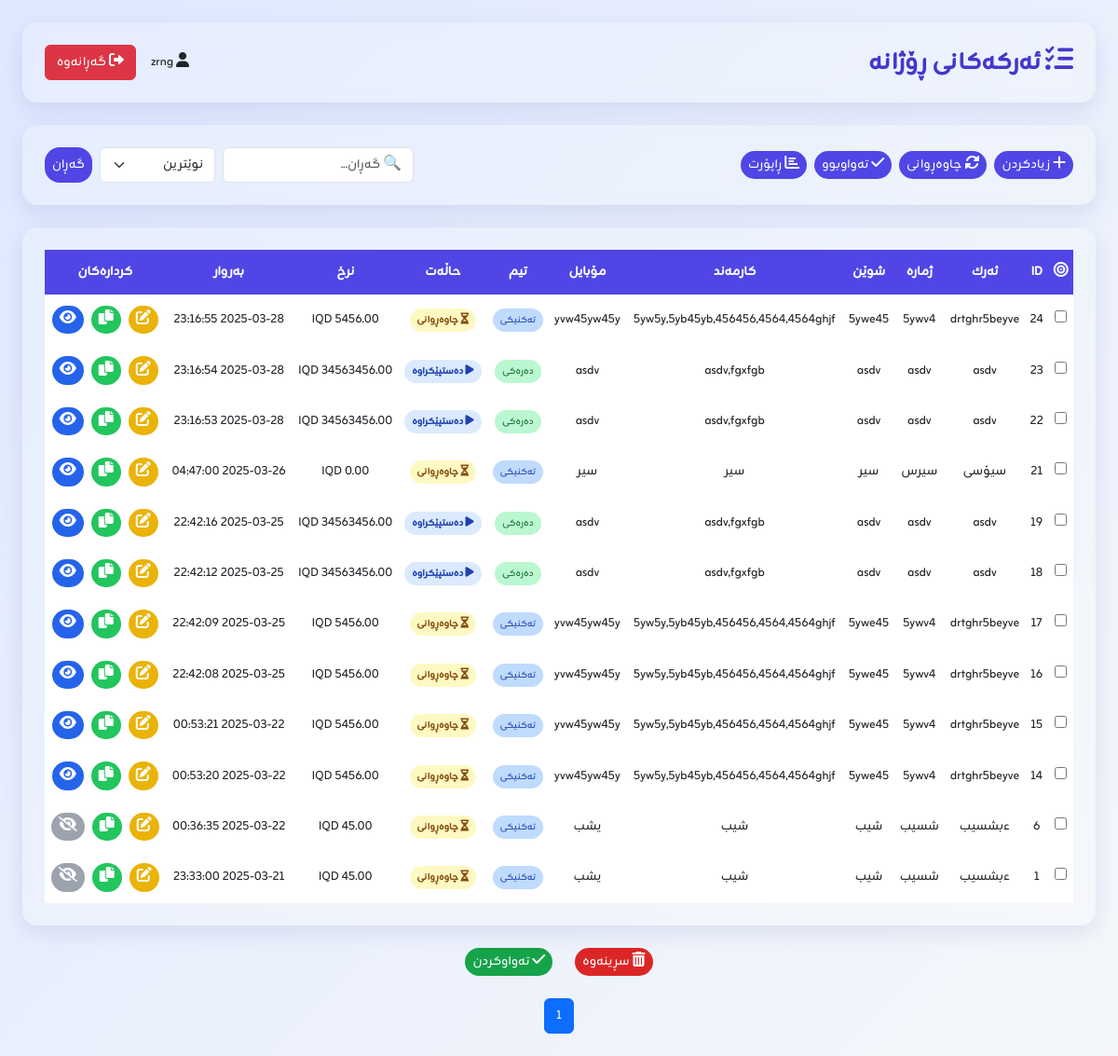
Page /views/tasks.php (signed in) on the committed database.
### tables this page shows
CREATE TABLE `tasks` (
  `id` int(11) NOT NULL AUTO_INCREMENT,
  `task_name` varchar(100) NOT NULL,
  `task_number` varchar(50) NOT NULL,
  `location` varchar(100) NOT NULL,
  `employee` text DEFAULT NULL,
  `mobile_number` varchar(20) DEFAULT NULL,
  `team` enum('تەکنیکی','دەرەکی') DEFAULT 'تەکنیکی',
  `status` enum('چاوەڕوانی','دەستپێکراوە','تەواوکراوە') DEFAULT 'چاوەڕوانی',
  `cost` decimal(10,2) DEFAULT NULL,
  `currency` varchar(10) DEFAULT 'IQD',
  `date` datetime NOT NULL,
  `files` text DEFAULT NULL,
  `completion_date` datetime DEFAULT NULL,
  `created_by` int(11) DEFAULT NULL,
  `created_at` timestamp NULL DEFAULT current_timestamp(),
  `image_url` int(11) NOT NULL,
  PRIMARY KEY (`id`),
  KEY `created_by` (`created_by`),
  CONSTRAINT `tasks_ibfk_1` FOREIGN KEY (`created_by`) REFERENCES `users` (`id`)
);

### views/tasks.php (the view, shortened to what this page needs)
<?php
include '../includes/db.php';
$username = $_SESSION['username'];
$order_by = 'id DESC';
$sort = 'newest';
$tasks_per_page = 20;
$page = isset($_GET['page']) ? (int)$_GET['page'] : 1;
$offset = ($page - 1) * $tasks_per_page;
$limit = $tasks_per_page;
$search = isset($_GET['search']) ? mysqli_real_escape_string($conn, $_GET['search']) : '';
$where_clause = "status != 'تەواوکراوە'";
$query_total = "SELECT COUNT(*) as total FROM tasks WHERE $where_clause";
$result_total = mysqli_query($conn, $query_total);
$total_tasks = mysqli_fetch_assoc($result_total)['total'];
$total_pages = ceil($total_tasks / $tasks_per_page);
$query = "SELECT * FROM tasks WHERE $where_clause ORDER BY $order_by LIMIT $limit OFFSET $offset";
$result = mysqli_query($conn, $query);
?>
<!DOCTYPE html>
<html lang="ku" dir="rtl">
<head>
    <link href="https://cdn.jsdelivr.net/npm/bootstrap@5.3.0/dist/css/bootstrap.rtl.min.css" rel="stylesheet">
    <script src="https://cdn.tailwindcss.com"></script>
    <link rel="stylesheet" href="https://cdnjs.cloudflare.com/ajax/libs/font-awesome/6.0.0-beta3/css/all.min.css">
</head>
<body class="p-4">
    <header class="glass max-w-7xl mx-auto mb-6 flex justify-between items-center p-4">
        <h1 class="text-3xl font-bold text-indigo-700"><i class="fas fa-tasks"></i> ئەركەكانی ڕۆژانە</h1>
        <div class="flex gap-3 items-center">
            <span><i class="fas fa-user"></i> <?= htmlspecialchars($username); ?></span>
            <a href="dashboard.php" class="btn btn-danger"><i class="fas fa-sign-out-alt"></i> گەڕانەوە</a>
        </div>
    </header>
    <div class="glass max-w-7xl mx-auto mb-6 p-4 flex flex-wrap gap-2 justify-between items-center">
        <div class="flex gap-2 flex-wrap">
            <a href="tasks/add_task.php" class="dashboard-btn"><i class="fas fa-plus"></i> زیادکردن</a>
            <a href="tasks/pending_tasks.php" class="dashboard-btn"><i class="fas fa-sync-alt"></i> چاوەڕوانی</a>
            <a href="tasks/completed_tasks.php" class="dashboard-btn"><i class="fas fa-check"></i> تەواوبوو</a>
            <a href="tasks/report.php" class="dashboard-btn"><i class="fas fa-chart-bar"></i> ڕاپۆرت</a>
        </div>
        <form method="GET" action="tasks.php" class="flex gap-2">
            <input type="text" name="search" class="form-control" placeholder="🔍 گەڕان..." value="<?= htmlspecialchars($search); ?>">
            <select name="sort" class="form-select w-auto" id="sort-select">
                <option value="newest">نوێترین</option>
            </select>
            <button type="submit" class="dashboard-btn"> گەڕان</button>
        </form>
    </div>
    <form method="POST" action="tasks/bulk_action.php" onsubmit="return confirm('دڵنیایت؟');">
    <div class="glass max-w-7xl mx-auto p-4 overflow-x-auto rounded-20">
        <table>
            <thead>
                <tr>
                    <th><i class="fas fa-bullseye"></i></th><th>ID</th><th>ئەرك</th><th>ژمارە</th><th>شوێن</th><th>کارمەند</th><th>مۆبایل</th>
                    <th>تیم</th><th>حاڵەت</th><th>نرخ</th><th>بەروار</th><th>کردارەکان</th>
                </tr>
            </thead>
            <tbody>
                <?php while ($row = mysqli_fetch_assoc($result)): ?>
                <tr>
                    <td data-label="🎯"><input type="checkbox" name="selected_tasks[]" value="<?= $row['id'] ?>"></td>
                    <td data-label="ID"><?= $row['id'] ?></td>
                    <td data-label="ئەرك"><?= htmlspecialchars($row['task_name']) ?></td>
                    <td data-label="ژمارە"><?= htmlspecialchars($row['task_number']) ?></td>
                    <td data-label="شوێن"><?= htmlspecialchars($row['location']) ?></td>
                    <td data-label="کارمەند"><?= htmlspecialchars($row['employee']) ?></td>
                    <td data-label="مۆبایل"><?= htmlspecialchars($row['mobile_number']) ?></td>
                    <td data-label="تیم">
                        <span class="px-2 py-1 rounded-full text-xs font-medium
                            <?= $row['team'] === 'تەکنیکی' ? 'bg-blue-200 text-blue-800' : 'bg-green-200 text-green-800' ?>">
                            <?= htmlspecialchars($row['team']) ?>
                        </span>
                    </td>
                    <td data-label="حاڵەت">
                        <span class="px-2 py-1 rounded-full text-xs font-semibold
                            <?= $row['status'] === 'چاوەڕوانی' ? 'bg-yellow-100 text-yellow-800' :
                                ($row['status'] === 'دەستپێکراوە' ? 'bg-blue-100 text-blue-800' : 'bg-green-100 text-green-800') ?>">
                            <?= $row['status'] === 'چاوەڕوانی' ? '<i class="fas fa-hourglass-half"></i>' :
                                ($row['status'] === 'دەستپێکراوە' ? '<i class="fas fa-play"></i>' : '<i class="fas fa-check"></i>') ?>
                            <?= htmlspecialchars($row['status']) ?>
                        </span>
                    </td>
                    <td data-label="نرخ"><?= htmlspecialchars($row['cost']) ?> <?= htmlspecialchars($row['currency']) ?></td>
                    <td data-label="بەروار"><?= htmlspecialchars($row['date']) ?></td>
                    <td data-label="کردارەکان" class="table-actions flex justify-center gap-2">
                        <a href="tasks/edit_task.php?id=<?= $row['id'] ?>" class="dashboard-btn bg-yellow-500 hover:bg-yellow-600"><i class="fas fa-edit"></i></a>
                        <a href="tasks/copy_task.php?id=<?= $row['id'] ?>" class="dashboard-btn bg-green-500 hover:bg-green-600"><i class="fas fa-copy"></i></a>
                        <?php if (!empty($row['files'])): ?>
                            <button type="button" onclick="openLightbox('<?= htmlspecialchars($row['files']) ?>')" class="dashboard-btn bg-blue-600 hover:bg-blue-700"><i class="fas fa-eye"></i></button>
                        <?php else: ?>
                            <button type="button" disabled class="dashboard-btn bg-gray-400"><i class="fas fa-eye-slash"></i></button>
                        <?php endif; ?>
                    </td>
                </tr>
                <?php endwhile; ?>
            </tbody>
        </table>
    </div>
    <div class="flex gap-4 justify-center mt-4">
        <button type="submit" name="action" value="delete" class="dashboard-btn bg-red-600 hover:bg-red-700"><i class="fas fa-trash-alt"></i> سڕینەوە</button>
        <button type="submit" name="action" value="complete" class="dashboard-btn bg-green-600 hover:bg-green-700"><i class="fas fa-check"></i> تەواوکردن</button>
    </div>
    </form>
    <nav class="max-w-7xl mx-auto mt-4 flex justify-center">
        <ul class="pagination">
            <?php for ($i = 1; $i <= $total_pages; $i++): ?>
            <li class="page-item <?= $page == $i ? 'active' : '' ?>">
                <a class="page-link" href="?page=<?= $i ?>&sort=<?= htmlspecialchars($sort) ?>&search=<?= htmlspecialchars($search) ?>"><?= $i ?></a>
            </li>
            <?php endfor; ?>
        </ul>
    </nav>
</body>
</html>

### views/tasks.php (style rules this page uses)
body { font-family: 'Zain', sans-serif !important; background: linear-gradient(135deg, #dee8ff, #f5f7fa); }
.glass { background: rgba(255, 255, 255, 0.2); backdrop-filter: blur(10px); border-radius: 1rem; box-shadow: 0 8px 24px rgba(31, 38, 135, 0.1); }
.dashboard-btn { background-color: #4F46E5; color: #fff; padding: 0.2rem 0.5rem; border-radius: 1rem; transition: all 0.3s ease; }
table { border-spacing: 0 10px; width: 100%; }
thead tr { background-color: #4F46E5; color: white; }
tbody tr { background-color: #fff; border-radius: 12px; transition: all 0.3s; }
td, th { padding: 12px 5px; text-align: center; }
.table-actions button { transition: all 0.2s ease-in-out; }

### rows in the picture
tasks: id "24", task_name "drtghr5beyve", task_number "5ywv4", location "5ywe45", employee "5yw5y,5yb45yb,456456,4564,4564ghjf", mobile_number "yvw45yw45y", team "تەکنیکی", status "چاوەڕوانی", currency "IQD", date "2025-03-28 23:16:55"
tasks: id "23", task_name "asdv", task_number "asdv", location "asdv", employee "asdv,fgxfgb", mobile_number "asdv", team "دەرەکی", status "دەستپێکراوە", currency "IQD", date "2025-03-28 23:16:54"
tasks: id "22", task_name "asdv", task_number "asdv", location "asdv", employee "asdv,fgxfgb", mobile_number "asdv", team "دەرەکی", status "دەستپێکراوە", currency "IQD", date "2025-03-28 23:16:53"
tasks: id "21", task_name "سیۆسی", task_number "سیرس", location "سیر", employee "سیر", mobile_number "سیر", team "تەکنیکی", status "چاوەڕوانی", cost "0.00", currency "IQD", date "2025-03-26 04:47:00"
tasks: id "19", task_name "asdv", task_number "asdv", location "asdv", employee "asdv,fgxfgb", mobile_number "asdv", team "دەرەکی", status "دەستپێکراوە", currency "IQD", date "2025-03-25 22:42:16"
tasks: id "18", task_name "asdv", task_number "asdv", location "asdv", employee "asdv,fgxfgb", mobile_number "asdv", team "دەرەکی", status "دەستپێکراوە", currency "IQD", date "2025-03-25 22:42:12"
tasks: id "17", task_name "drtghr5beyve", task_number "5ywv4", location "5ywe45", employee "5yw5y,5yb45yb,456456,4564,4564ghjf", mobile_number "yvw45yw45y", team "تەکنیکی", status "چاوەڕوانی", currency "IQD", date "2025-03-25 22:42:09"
tasks: id "16", task_name "drtghr5beyve", task_number "5ywv4", location "5ywe45", employee "5yw5y,5yb45yb,456456,4564,4564ghjf", mobile_number "yvw45yw45y", team "تەکنیکی", status "چاوەڕوانی", currency "IQD", date "2025-03-25 22:42:08"
tasks: id "15", task_name "drtghr5beyve", task_number "5ywv4", location "5ywe45", employee "5yw5y,5yb45yb,456456,4564,4564ghjf", mobile_number "yvw45yw45y", team "تەکنیکی", status "چاوەڕوانی", currency "IQD", date "2025-03-22 00:53:21"
tasks: id "14", task_name "drtghr5beyve", task_number "5ywv4", location "5ywe45", employee "5yw5y,5yb45yb,456456,4564,4564ghjf", mobile_number "yvw45yw45y", team "تەکنیکی", status "چاوەڕوانی", currency "IQD", date "2025-03-22 00:53:20"
tasks: id "6", task_name "ءبشسیب", task_number "شسیب", location "شیب", employee "شیب", mobile_number "یشب", team "تەکنیکی", status "چاوەڕوانی", currency "IQD", date "2025-03-22 00:36:35"
tasks: id "1", task_name "ءبشسیب", task_number "شسیب", location "شیب", employee "شیب", mobile_number "یشب", team "تەکنیکی", status "چاوەڕوانی", currency "IQD", date "2025-03-21 23:33:00"

### other values in the picture
$username "zrng"
